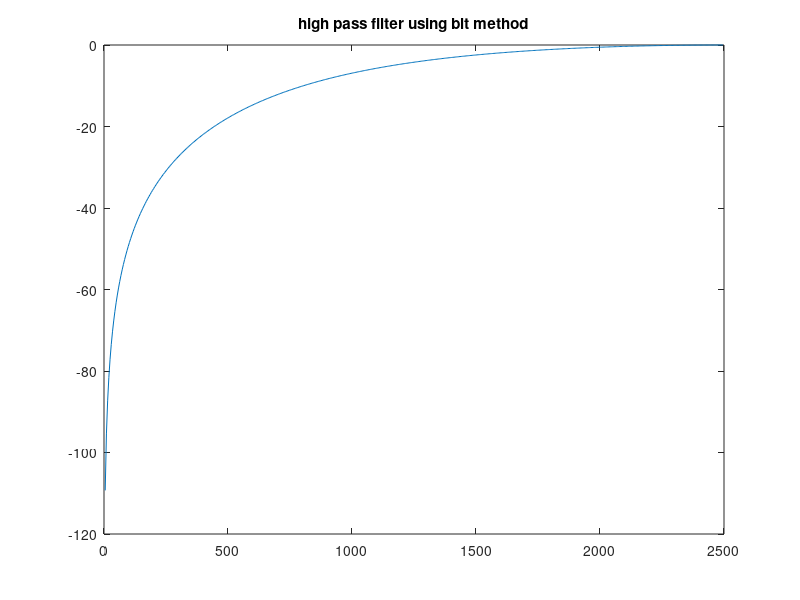

MATLAB code for this plot:
%design of high pass filter
fs=5000;
ws=2*350/5000;
wp=2*1000/5000;
rp=3;
rs=10;
[N,wn]=buttord(wp,ws,rp,rs)
disp('order=');
disp(N)
disp('wn=')
disp(wn)
[b,a]=butter(N,wn,'high')
[z,p,k]=butter(N,wn,'high')
[H,f]=freqz(b,a,512,fs)
plot(f,20*log(abs(H)))
title('high pass filter using blt method')